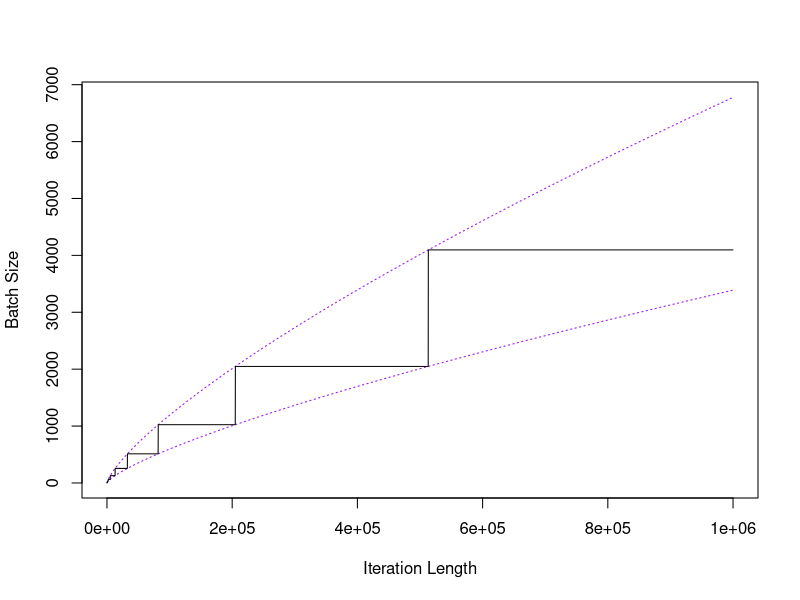
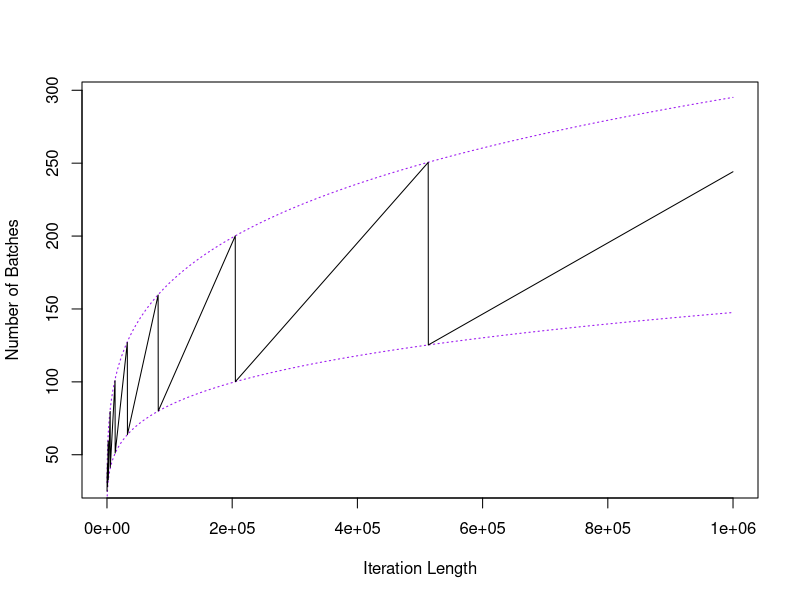

R code for these plots, in order:
n <- seq(1e2, 1e6, by = 200)
alpha <- .51
beta <- (1 + alpha)/2
c <- .1


bnfun <- function(this.n, beta)
{
  upp <- c*this.n^beta
  bn.vector <- 2^seq(1, 100, by = 1)
  gamma <- which(bn.vector >= upp)[1]
  return(c(2^gamma, this.n/(2^gamma)))
}

out <- sapply(n, bnfun, beta = beta)
bn <- out[1, ]
an <- out[2, ]

pdf("batchsize.pdf", height = 5, width = 5)
plot(n, 2*c*n^(beta), type = 'l', 
     ylab = "Batch Size", xlab = "Iteration Length",
     lty = 3, col = "purple", lwd = 1.1)
lines(n, c*n^(beta), lty = 3, col = "purple", lwd = 1.1)
lines(n, bn, col = "black")
dev.off()

pdf("nbatch.pdf", height = 5, width = 5)
plot(n, n^(1-beta)/c, type = 'l',
     ylab = "Number of Batches", xlab = "Iteration Length",
     lty = 3, col = "purple", lwd = 1.1)
lines(n, n^(1 - beta)/c/2, lty = 3, col = "purple", lwd = 1.1)
lines(n, an, col = "black")
dev.off()